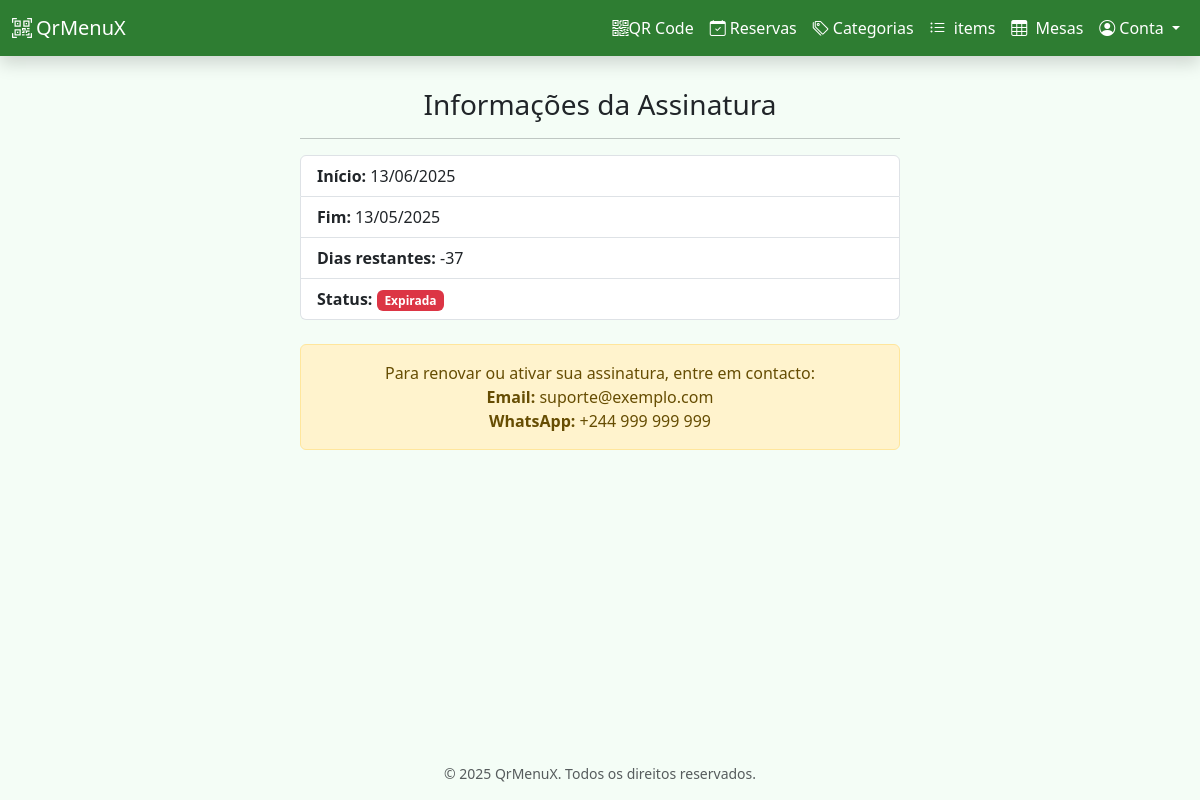
Before: /dashboard/subscription (signed in) with the older database file.
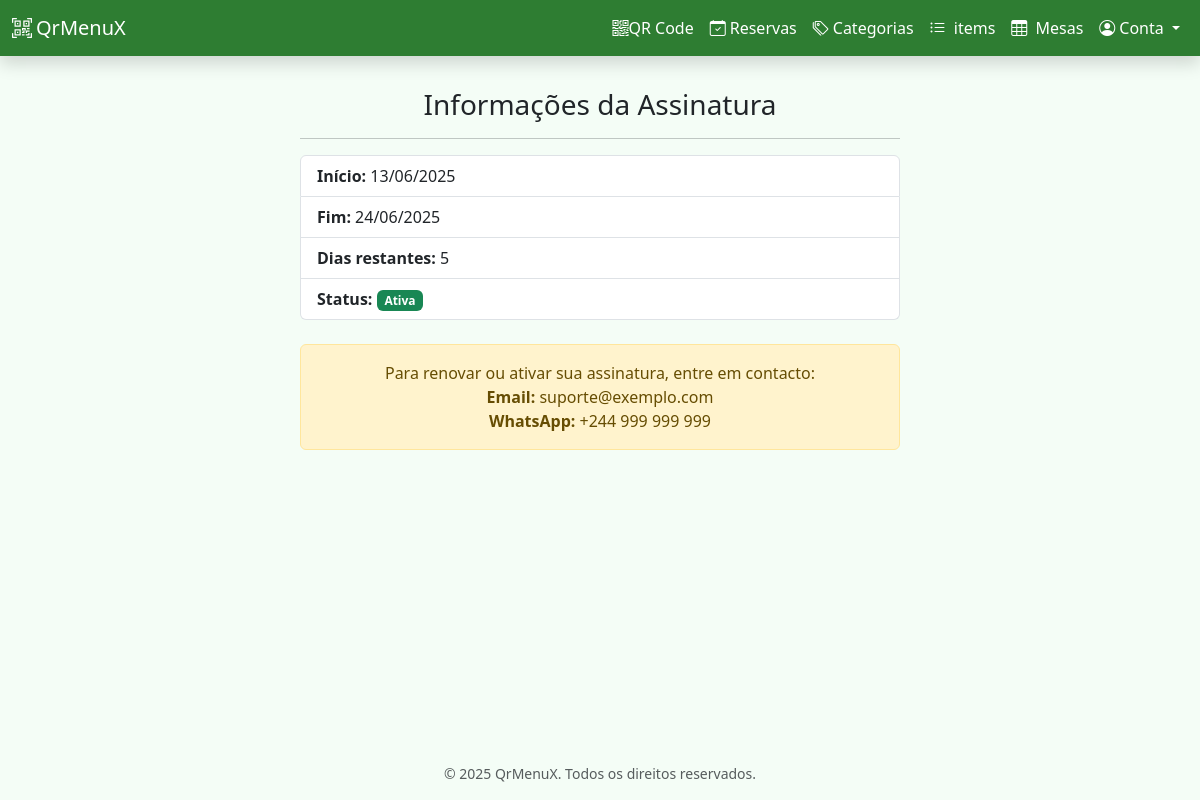
After: the same page with the newer database file.
### app/models.py (models this page shows, shortened)
class Subscription(db.Model):
    id = db.Column(db.Integer, primary_key=True)
    restaurant_id = db.Column(db.Integer, db.ForeignKey("restaurant.id"), unique=True)
    start_date = db.Column(db.DateTime, default=lambda: now_angola())
    end_date = db.Column(db.DateTime)
    is_active = db.Column(db.Boolean, default=True)
    def has_expired(self):
        if self.end_date is None:
            return True
        return self._end_date_with_tz() < now_angola()
    def days_remaining(self):
        if self.end_date is None:
            return 0
        return (self._end_date_with_tz() - now_angola()).days
    def _end_date_with_tz(self):
        if (
            self.end_date.tzinfo is None
            or self.end_date.tzinfo.utcoffset(self.end_date) is None
        ):
            return self.end_date.replace(tzinfo=pytz.timezone("Africa/Luanda"))
        return self.end_date

### app/routes/dashboard_routes.py (the view)
@bp.route("/subscription", methods=["GET"])
@login_required
def subscription():
    restaurant = current_user.restaurant
    sub = restaurant.subscription
    days_left = sub.days_remaining() if sub and sub.end_date else 0
    expired = not sub or sub.has_expired()
    return render_template(
        "dashboard/subscription.html",
        subscription=sub,
        days_left=days_left,
        expired=expired,
        active_page="subscription",
    )

### app/models.py (called while the page is built)
@login_manager.user_loader
def load_user(user_id):
    return User.query.get(int(user_id))

### app/utils/now_angola.py (called while the page is built)
def now_angola():
    return datetime.now(ANGOLA_TZ)

### app/templates/dashboard/subscription.html (shortened to what this page needs)
{% extends "dashboard/dashboard_base.html" %}
{% block content %}
<div class="mx-auto text-center" style="max-width:600px;">
  <h3>Informações da Assinatura</h3>
  <hr>
  {% if not subscription %}
    <div class="alert alert-danger">Nenhuma assinatura encontrada para o seu restaurante.</div>
  {% else %}
    <ul class="list-group text-start mb-4">
      <li class="list-group-item"><strong>Início:</strong> {{ subscription.start_date.strftime("%d/%m/%Y") }}</li>
      <li class="list-group-item"><strong>Fim:</strong> {{ subscription.end_date.strftime("%d/%m/%Y") }}</li>
      <li class="list-group-item"><strong>Dias restantes:</strong> {{ days_left }}</li>
      <li class="list-group-item"><strong>Status:</strong>
        {% if expired %}
          <span class="badge bg-danger">Expirada</span>
        {% else %}
          <span class="badge bg-success">Ativa</span>
        {% endif %}
      </li>
    </ul>
  {% endif %}
  <div class="alert alert-warning">
    Para renovar ou ativar sua assinatura, entre em contacto:
    <br><strong>Email:</strong> suporte@exemplo.com
    <br><strong>WhatsApp:</strong> +244 999 999 999
  </div>
</div>
{% endblock %}

Changed rows visible on the page:
changed Subscription: end_date "13/05/2025" → "24/06/2025"
Other visible differences:
{{ days_left }}: "-37" → "5"
text no longer shown: "Expirada"
text now shown: "Ativa"
